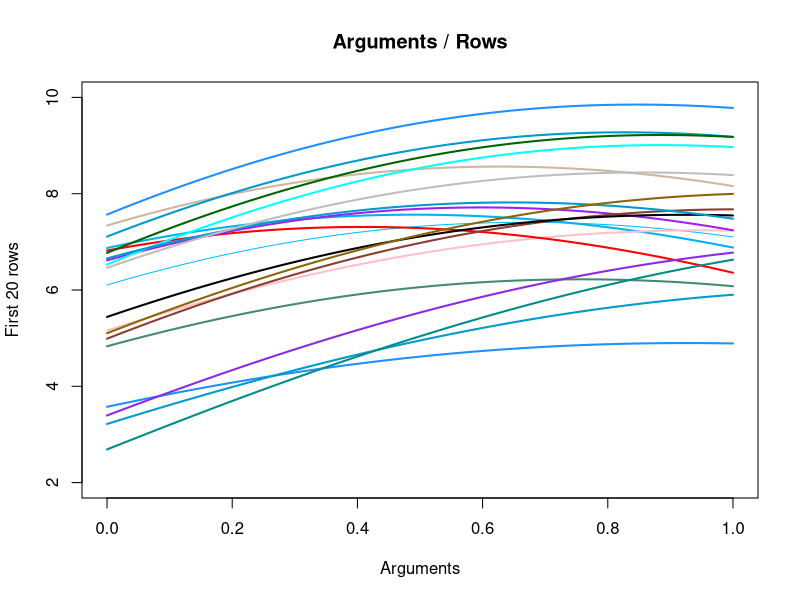
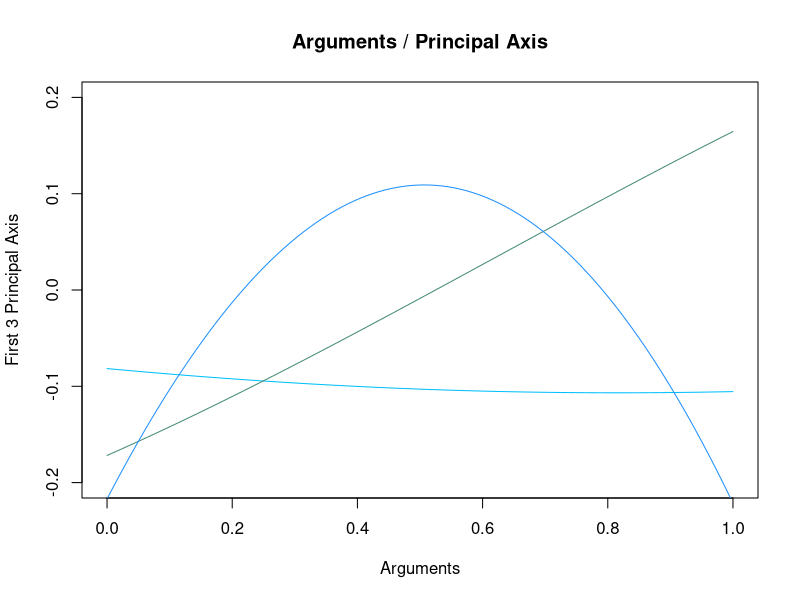

Generate these figures, in order, with R: (Note: this script raises an error after producing the figures.)

#-- Provided Code
set.seed(10) #initialize pseudo random generator for reproducibility
n<-3000; p=100
basis_functions<-list(sin, cos, dnorm, pnorm)
arguments<-seq(from=0, to=1, length=p)
function_values<-matrix(data=0, nrow=length(basis_functions), ncol=length(arguments))
for (i in 1:length(basis_functions)) function_values[i,]<-basis_functions[[i]](arguments)
random_coefficients<-matrix(data=0, nrow=n, ncol=length(basis_functions))
random_coefficients[,]<-rnorm(nrow(random_coefficients)*ncol(random_coefficients), mean=3, sd=1)
X<-random_coefficients%*%function_values
#-- Provided code ends here

plot(x = arguments, y = X[1,], ylim=c(2, 10), type='l', col = "deepskyblue"
     , xlab = "Arguments", ylab = "First 20 rows", main = "Arguments / Rows")
lines(y = X[2,], type = 'l', x = arguments, col = "aquamarine4", lwd=2)
lines(y = X[3,], type = 'l', x = arguments, col = "deepskyblue2", lwd=2)
lines(y = X[4,], type = 'l', x = arguments, col = "bisque3",lwd=2)
lines(y = X[5,], type = 'l', x = arguments, col = "deepskyblue3",lwd=2)
lines(y = X[6,], type = 'l', x = arguments, col = "dodgerblue",lwd=2)
lines(y = X[7,], type = 'l', x = arguments, col = "dodgerblue1",lwd=2)
lines(y = X[8,], type = 'l', x = arguments, col = "pink",lwd=2)
lines(y = X[9,], type = 'l', x = arguments, col = "red",lwd=2)
lines(y = X[10,], type = 'l', x = arguments, col = "purple",lwd=2)
lines(y = X[11,], type = 'l', x = arguments, col = "cyan",lwd=2)
lines(y = X[12,], type = 'l', x = arguments, col = "blueviolet",lwd=2)
lines(y = X[13,], type = 'l', x = arguments, col = "deepskyblue3",lwd=2)
lines(y = X[14,], type = 'l', x = arguments, col = "coral4",lwd=2)
lines(y = X[15,], type = 'l', x = arguments, col = "darkgreen",lwd=2)
lines(y = X[16,], type = 'l', x = arguments, col = "black",lwd=2)
lines(y = X[17,], type = 'l', x = arguments, col = "deepskyblue3",lwd=2)
lines(y = X[18,], type = 'l', x = arguments, col = "grey",lwd=2)
lines(y = X[19,], type = 'l', x = arguments, col = "darkcyan",lwd=2)
lines(y = X[20,], type = 'l', x = arguments, col = "darkgoldenrod4",lwd=2)
#--------------------------------
#part a ends here
#--------------------------------

#-- Transposing matrix X
y <- t(X)%*%X
#-- Get eigenvalues and vectors (These vectors are principal components) --
vectorY <- eigen(y)
eigenvectors <- vectorY$vectors
#-- Plot 3 first principle axes and plot them against arguments
plot(x = arguments, y= eigenvectors[,1:1], type = 'l', ylim=c(-.2,.2), col = "deepskyblue",
     xlab = "Arguments", ylab = "First 3 Principal Axis", main = "Arguments / Principal Axis")
lines(x = arguments, y = eigenvectors[,2:2], col = "aquamarine4")
lines(x = arguments, y = eigenvectors[,3:3], col = "dodgerblue")

#--------------------------------
#part b ends here
#--------------------------------

#-- I am also creating a covariance matrix and creating principal components --
# -- My Alternative Solution to the problem ----------
covar <- cov(X)
eigenOfCovar <- covar$vector
plot(x = arguments, y= eigenOfCovar$vector[,1:1], type = 'l', ylim=c(-.2,.2), col = "deepskyblue",
     xlab = "Arguments", ylab = "First 3 Principal Axis", main = "Arguments / Principal Axis")
lines(x = arguments, y= eigenOfCovar$vector[,2:2], col = "aquamarine4")
lines(x = arguments, y= eigenOfCovar$vector[,3:3], col = "dodgerblue")
# ---------------------------------




 




